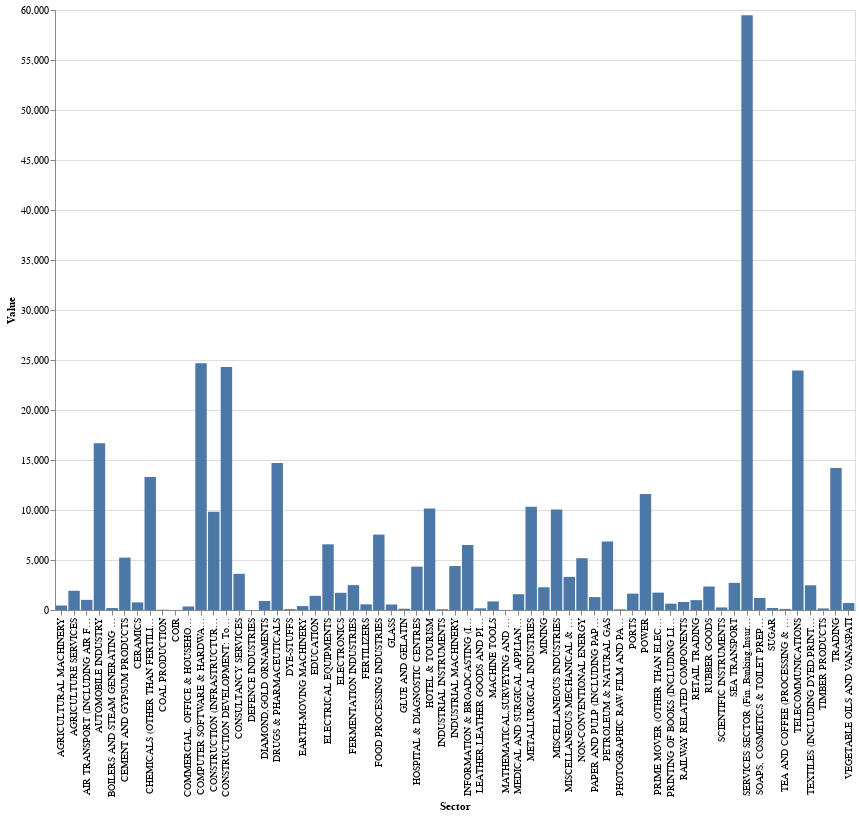

The notebook cell saved with this chart:
### Markdown cell above
### **FDI in various sectors wise**

> using graphs

### Code cell
total_fdi_by_sector = dataframe_long.groupby('Sector')['Value'].sum().reset_index()

bar_chart = alt.Chart(total_fdi_by_sector).mark_bar().encode(
    x='Sector:N',
    y='Value:Q'
).properties(
    width=800,
    height=600
)

# Display the bar chart
bar_chart

### Figure 1 — Vega-Lite specification as saved in the notebook (floating-point values rounded to 4 significant figures)
{"config": {"view": {"continuousWidth": 400, "continuousHeight": 300}}, "data": {"name": "data-98b14ecd6fde0d02c0a8bd39998c3e10"}, "mark": "bar", "encoding": {"x": {"field": "Sector", "type": "nominal"}, "y": {"field": "Value", "type": "quantitative"}}, "height": 600, "width": 800, "$schema": "https://vega.github.io/schema/vega-lite/v4.17.0.json", "datasets": {"data-98b14ecd6fde0d02c0a8bd39998c3e10": [{"Sector": "AGRICULTURAL MACHINERY", "Value": 449.2}, {"Sector": "AGRICULTURE SERVICES", "Value": 1921.0}, {"Sector": "AIR TRANSPORT (INCLUDING AIR FREIGHT)", "Value": 1014.0}, {"Sector": "AUTOMOBILE INDUSTRY", "Value": 16670.0}, {"Sector": "BOILERS AND STEAM GENERATING PLANTS", "Value": 195.1}, {"Sector": "CEMENT AND GYPSUM PRODUCTS", "Value": 5239.0}, {"Sector": "CERAMICS", "Value": 760.1}, {"Sector": "CHEMICALS (OTHER THAN FERTILIZERS)", "Value": 13290.0}, {"Sector": "COAL PRODUCTION", "Value": 27.74}, {"Sector": "COIR", "Value": 4.06}, {"Sector": "COMMERCIAL, OFFICE & HOUSEHOLD EQUIPMENTS", "Value": 353.5}, {"Sector": "COMPUTER SOFTWARE & HARDWARE", "Value": 24670.0}, {"Sector": "CONSTRUCTION (INFRASTRUCTURE) ACTIVITIES", "Value": 9817.0}, {"Sector": "CONSTRUCTION DEVELOPMENT: Townships, housing, built-up infrastructure and construction-development projects", "Value": 24290.0}, {"Sector": "CONSULTANCY SERVICES", "Value": 3618.0}, {"Sector": "DEFENCE INDUSTRIES", "Value": 5.12}, {"Sector": "DIAMOND,GOLD ORNAMENTS", "Value": 896.0}, {"Sector": "DRUGS & PHARMACEUTICALS", "Value": 14710.0}, {"Sector": "DYE-STUFFS", "Value": 88.4}, {"Sector": "EARTH-MOVING MACHINERY", "Value": 389.4}, {"Sector": "EDUCATION", "Value": 1416.0}, {"Sector": "ELECTRICAL EQUIPMENTS", "Value": 6567.0}, {"Sector": "ELECTRONICS", "Value": 1720.0}, {"Sector": "FERMENTATION INDUSTRIES", "Value": 2488.0}, {"Sector": "FERTILIZERS", "Value": 565.7}, {"Sector": "FOOD PROCESSING INDUSTRIES", "Value": 7543.0}, {"Sector": "GLASS", "Value": 551.5}, {"Sector": "GLUE AND GELATIN", "Value": 128.4}, {"Sector": "HOSPITAL & DIAGNOSTIC CENTRES", "Value": 4339.0}, {"Sector": "HOTEL & TOURISM", "Value": 10140.0}, {"Sector": "INDUSTRIAL INSTRUMENTS", "Value": 76.12}, {"Sector": "INDUSTRIAL MACHINERY", "Value": 4394.0}, {"Sector": "INFORMATION & BROADCASTING (INCLUDING PRINT MEDIA)", "Value": 6494.0}, {"Sector": "LEATHER,LEATHER GOODS AND PICKERS", "Value": 167.2}, {"Sector": "MACHINE TOOLS", "Value": 861.8}, {"Sector": "MATHEMATICAL,SURVEYING AND DRAWING INSTRUMENTS", "Value": 7.98}, {"Sector": "MEDICAL AND SURGICAL APPLIANCES", "Value": 1577.0}, {"Sector": "METALLURGICAL INDUSTRIES", "Value": 10330.0}, {"Sector": "MINING", "Value": 2272.0}, {"Sector": "MISCELLANEOUS INDUSTRIES", "Value": 10040.0}, {"Sector": "MISCELLANEOUS MECHANICAL & ENGINEERING INDUSTRIES", "Value": 3313.0}, {"Sector": "NON-CONVENTIONAL ENERGY", "Value": 5181.0}, {"Sector": "PAPER AND PULP (INCLUDING PAPER PRODUCTS)", "Value": 1291.0}, {"Sector": "PETROLEUM & NATURAL GAS", "Value": 6856.0}, {"Sector": "PHOTOGRAPHIC RAW FILM AND PAPER", "Value": 67.28}, {"Sector": "PORTS", "Value": 1637.0}, {"Sector": "POWER", "Value": 11590.0}, {"Sector": "PRIME MOVER (OTHER THAN ELECTRICAL GENERATORS)", "Value": 1738.0}, {"Sector": "PRINTING OF BOOKS (INCLUDING LITHO PRINTING INDUSTRY)", "Value": 634.7}, {"Sector": "RAILWAY RELATED COMPONENTS", "Value": 798.5}, {"Sector": "RETAIL TRADING", "Value": 988.6}, {"Sector": "RUBBER GOODS", "Value": 2347.0}, {"Sector": "SCIENTIFIC INSTRUMENTS", "Value": 254.9}, {"Sector": "SEA TRANSPORT", "Value": 2713.0}, {"Sector": "SERVICES SECTOR (Fin.,Banking,Insurance,Non Fin/Business,Outsourcing,R&D,Courier,Tech. Testing and Analysis, Other)", "Value": 59480.0}, {"Sector": "SOAPS, COSMETICS & TOILET PREPARATIONS", "Value": 1204.0}, {"Sector": "SUGAR", "Value": 204.4}, {"Sector": "TEA AND COFFEE (PROCESSING & WAREHOUSING COFFEE & RUBBER)", "Value": 111.2}, {"Sector": "TELECOMMUNICATIONS", "Value": 23950.0}, {"Sector": "TEXTILES (INCLUDING DYED,PRINTED)", "Value": 2471.0}, {"Sector": "TIMBER PRODUCTS", "Value": 157.7}, {"Sector": "TRADING", "Value": 14210.0}, {"Sector": "VEGETABLE OILS AND VANASPATI", "Value": 697.5}]}}
